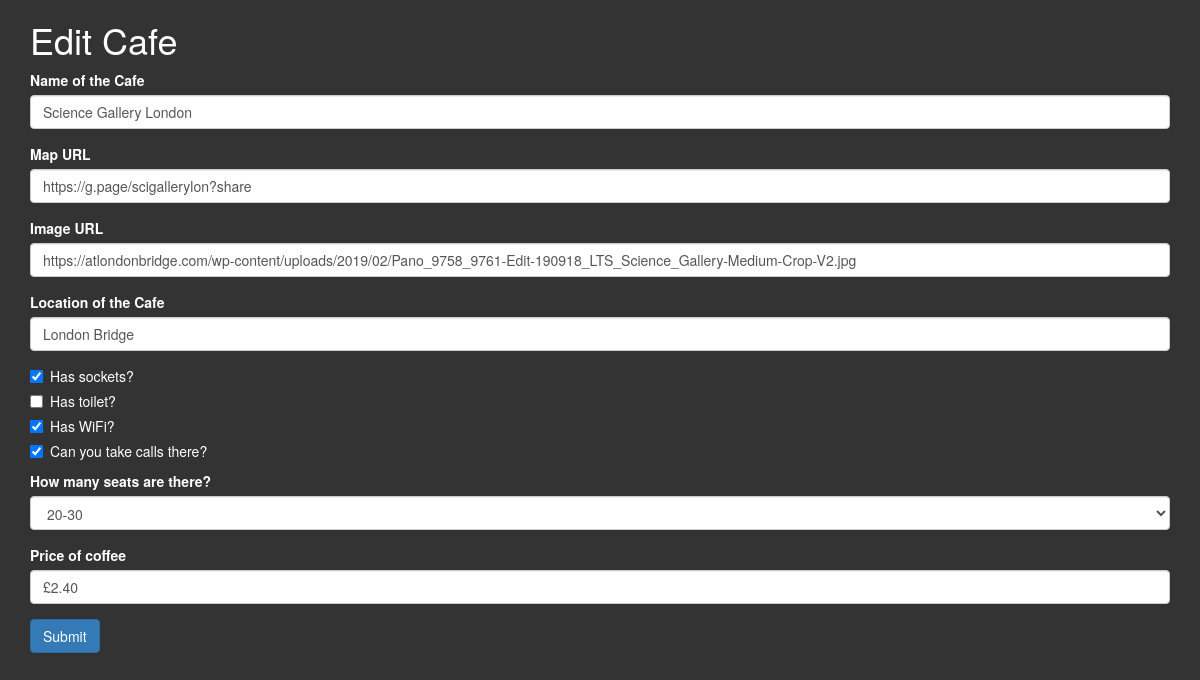
The app's page /edit-cafe/1 with its own data.
### main.py (models this page shows)
class Cafes(db.Model):
    __tablename__ = "cafe"
    id = db.Column(db.Integer, primary_key=True)
    name = db.Column(db.String(250))
    map_url = db.Column(db.String(250))
    img_url = db.Column(db.String(250))
    location = db.Column(db.String(250))
    has_sockets = db.Column(db.Boolean)
    has_toilet = db.Column(db.Boolean)
    has_wifi = db.Column(db.Boolean)
    can_take_calls = db.Column(db.Boolean)
    seats = db.Column(db.String(250))
    coffee_price = db.Column(db.String(250))

### main.py (the view, shortened to what this page needs)
@app.route("/edit-cafe/<int:cafe_id>", methods=["GET", "POST"])
def edit_cafe(cafe_id):
    cafe = Cafes.query.get(cafe_id)
    edit_cafe_form = CafeForm(
        name=cafe.name,
        map_url=cafe.map_url,
        img_url=cafe.img_url,
        location=cafe.location,
        has_sockets=cafe.has_sockets,
        has_toilet=cafe.has_toilet,
        has_wifi=cafe.has_wifi,
        can_take_calls=cafe.can_take_calls,
        seats=cafe.seats,
        coffee_price=cafe.coffee_price
    )
    return render_template("add_cafe.html", form=edit_cafe_form)

### main.py
class CafeForm(FlaskForm):
    name = StringField("Name of the Cafe", validators=[DataRequired()])
    map_url = StringField("Map URL", validators=[DataRequired(), URL()])
    img_url = StringField("Image URL", validators=[DataRequired(), URL()])
    location = StringField("Location of the Cafe", validators=[DataRequired()])
    has_sockets = BooleanField("Has sockets?", false_values=(False, 'false', 0, '0'))
    has_toilet = BooleanField("Has toilet?", false_values=(False, 'false', 0, '0'))
    has_wifi = BooleanField("Has WiFi?", false_values=(False, 'false', 0, '0'))
    can_take_calls = BooleanField("Can you take calls there?", false_values=(False, 'false', 0, '0'))
    seats = SelectField("How many seats are there?",
                        choices=[("0-10", "0-10"), ("10-20", "10-20"), ("20-30", "20-30"), ("30-40", "30-40"),
                                 ("50+", "50+")])
    coffee_price = StringField("Price of coffee", validators=[DataRequired()])
    submit = SubmitField("Submit")

### templates/add_cafe.html (shortened to what this page needs)
{% extends 'bootstrap/base.html' %}
{% import "bootstrap/wtf.html" as wtf %}
{% block styles %}
{{super()}}
<link rel="stylesheet"
      href="{{url_for('static', filename='/css/styles.css')}}">
{% endblock %}
{% block content %}
<div class="container">
  <div class="row">
    <div class="col-sm-12">
      <h1>Edit Cafe</h1>
{{ wtf.quick_form(form, novalidate=True, button_map={"submit": "primary"}) }}
    </div>
  </div>
</div>
{% endblock %}

### static/css/styles.css (style rules this page uses)
body { background-color: #333; color: white; }

### records on screen
Cafes: name "Science Gallery London", map_url "https://g.page/scigallerylon?share", img_url "https://atlondonbridge.com/wp-content/uploads/2019/02/Pano_9758_9761-Edit-190918_LTS_Science_Gallery-Medium-Crop-V2.jpg", location "London Bridge", has_sockets "☑", has_wifi "☑", can_take_calls "☑", seats "20-30", coffee_price "£2.40"
